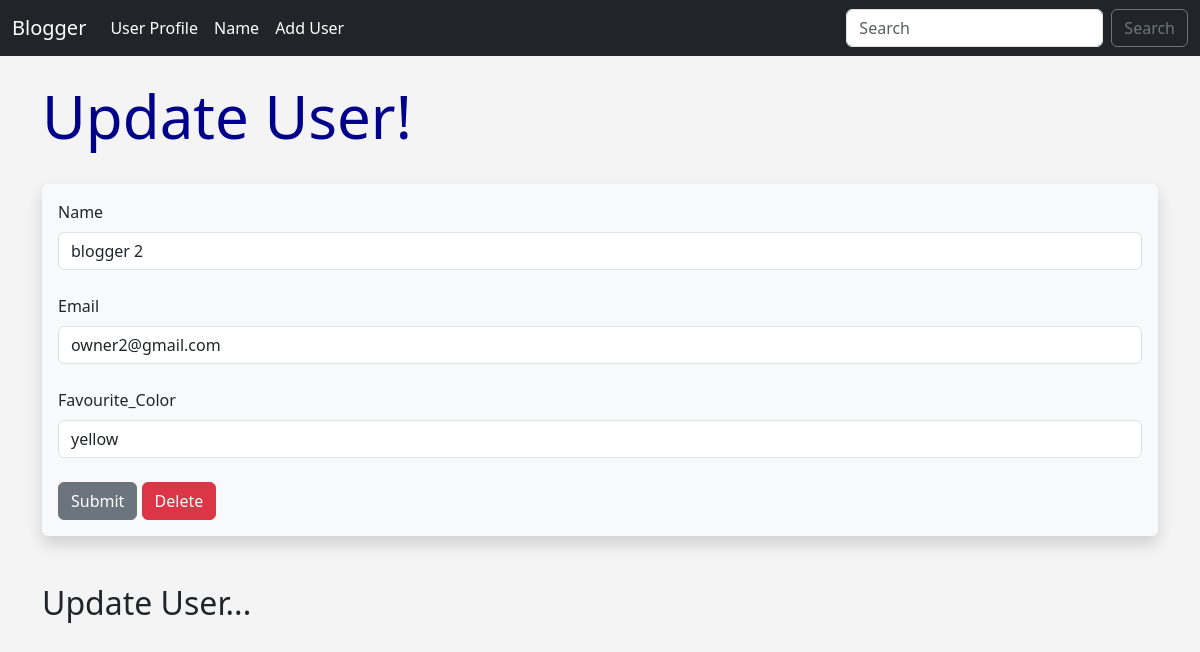
Screenshot of /update/2 with the database file from the repository.
### app.py (models this page shows, shortened)
class Users(db.Model):
    id = db.Column(db.Integer, primary_key=True)
    name = db.Column(db.String(180), nullable=False)
    email = db.Column(db.String(120), nullable=False, unique=True)
    favourite_color = db.Column(db.String(50))
    date_added = db.Column(db.DateTime, default=datetime.utcnow)

### app.py (the view, shortened to what this page needs)
@app.route('/update/<int:id>', methods=['GET', 'POST'])
def update(id):
    form = UserForm()
    name_to_update = Users.query.get_or_404(id)
    form = UserForm(obj=name_to_update)
    return render_template('update.html',
                           form=form,
                           name_to_update=name_to_update,
                           id = id)

### app.py
class UserForm(FlaskForm):
    name = StringField("Name", validators=[
        DataRequired(message="Name is required.")
    ])
    email = StringField("Email", validators=[
        DataRequired(message="Email is required."),
        Email(message="Invalid email address.")
    ])
    favourite_color = StringField('Favourite_Color')
    submit = SubmitField("Submit")

### templates/update.html (shortened to what this page needs)
{% extends 'base.html' %}
{% block content %}
{% if name %}
{% else %}
    <h1>Update User!</h1>
    <br/>
    <div class="shadow p-3 mb-5 bg-body-tertiary rounded">
<form action="{{ url_for('update', id=name_to_update.id) }}" method="POST">
    <div class="form-group">
        {{ form.name.label(class="form-label") }}
        {{ form.name(class="form-control") }}
        <br/>
        {{ form.email.label(class="form-label") }}
        {{ form.email(class="form-control") }}
        <br/>
        {{ form.favourite_color.label(class="form-label") }}
        {{ form.favourite_color(class="form-control") }}
        <br/>
        {{ form.submit(class="btn btn-secondary") }}
         <a href="{{ url_for('delete', id=id ) }}" class="btn btn-danger">Delete</a>
    </div>
</form>
    </div>
    <h2>Update User...</h2>
{% endif %}
{% endblock %}

### static/css/style.css (style rules this page uses)
h1 { color: darkblue; font-size: 60px; }
body { background: #f4f4f4; }

### rows the page displays
Users: name "blogger 2", email "owner2@gmail.com", favourite_color "yellow"
